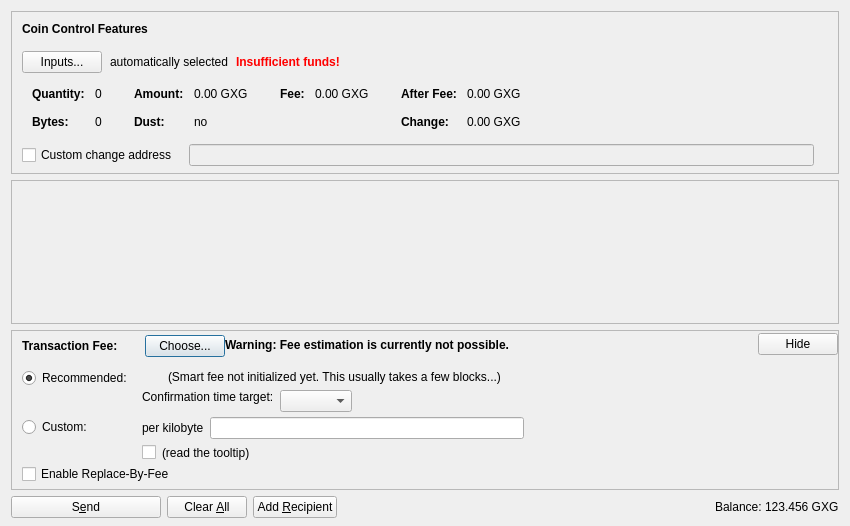
<?xml version="1.0" encoding="UTF-8"?>
<ui version="4.0">
 <class>SendCoinsDialog</class>
 <widget class="QDialog" name="SendCoinsDialog">
  <property name="geometry">
   <rect>
    <x>0</x>
    <y>0</y>
    <width>850</width>
    <height>526</height>
   </rect>
  </property>
  <property name="windowTitle">
   <string>Send Coins</string>
  </property>
  <layout class="QVBoxLayout" name="verticalLayout" stretch="0,1,0,0">
   <property name="bottomMargin">
    <number>8</number>
   </property>
   <item>
    <widget class="QFrame" name="frameCoinControl">
     <property name="sizePolicy">
      <sizepolicy hsizetype="Expanding" vsizetype="Expanding">
       <horstretch>0</horstretch>
       <verstretch>0</verstretch>
      </sizepolicy>
     </property>
     <property name="maximumSize">
      <size>
       <width>16777215</width>
       <height>16777215</height>
      </size>
     </property>
     <property name="frameShape">
      <enum>QFrame::StyledPanel</enum>
     </property>
     <property name="frameShadow">
      <enum>QFrame::Sunken</enum>
     </property>
     <layout class="QVBoxLayout" name="verticalLayoutCoinControl2">
      <property name="spacing">
       <number>0</number>
      </property>
      <property name="leftMargin">
       <number>0</number>
      </property>
      <property name="topMargin">
       <number>0</number>
      </property>
      <property name="rightMargin">
       <number>0</number>
      </property>
      <property name="bottomMargin">
       <number>6</number>
      </property>
      <item>
       <layout class="QVBoxLayout" name="verticalLayoutCoinControl" stretch="0,0,0,0,1">
        <property name="spacing">
         <number>0</number>
        </property>
        <property name="leftMargin">
         <number>10</number>
        </property>
        <property name="topMargin">
         <number>10</number>
        </property>
        <item>
         <layout class="QHBoxLayout" name="horizontalLayoutCoinControl1">
          <property name="bottomMargin">
           <number>15</number>
          </property>
          <item>
           <widget class="QLabel" name="labelCoinControlFeatures">
            <property name="sizePolicy">
             <sizepolicy hsizetype="Preferred" vsizetype="Maximum">
              <horstretch>0</horstretch>
              <verstretch>0</verstretch>
             </sizepolicy>
            </property>
            <property name="font">
             <font>
              <weight>75</weight>
              <bold>true</bold>
             </font>
            </property>
            <property name="styleSheet">
             <string notr="true">font-weight:bold;</string>
            </property>
            <property name="text">
             <string>Coin Control Features</string>
            </property>
           </widget>
          </item>
         </layout>
        </item>
        <item>
         <layout class="QHBoxLayout" name="horizontalLayoutCoinControl2" stretch="0,0,0,0">
          <property name="spacing">
           <number>8</number>
          </property>
          <property name="bottomMargin">
           <number>10</number>
          </property>
          <item>
           <widget class="QPushButton" name="pushButtonCoinControl">
            <property name="styleSheet">
             <string notr="true"/>
            </property>
            <property name="text">
             <string>Inputs...</string>
            </property>
            <property name="autoDefault">
             <bool>false</bool>
            </property>
           </widget>
          </item>
          <item>
           <widget class="QLabel" name="labelCoinControlAutomaticallySelected">
            <property name="text">
             <string>automatically selected</string>
            </property>
            <property name="margin">
             <number>5</number>
            </property>
           </widget>
          </item>
          <item>
           <widget class="QLabel" name="labelCoinControlInsuffFunds">
            <property name="font">
             <font>
              <weight>75</weight>
              <bold>true</bold>
             </font>
            </property>
            <property name="styleSheet">
             <string notr="true">color:red;font-weight:bold;</string>
            </property>
            <property name="text">
             <string>Insufficient funds!</string>
            </property>
            <property name="margin">
             <number>5</number>
            </property>
           </widget>
          </item>
          <item>
           <spacer name="horizontalSpacerCoinControl">
            <property name="orientation">
             <enum>Qt::Horizontal</enum>
            </property>
            <property name="sizeHint" stdset="0">
             <size>
              <width>40</width>
              <height>1</height>
             </size>
            </property>
           </spacer>
          </item>
         </layout>
        </item>
        <item>
         <widget class="QWidget" name="widgetCoinControl" native="true">
          <property name="sizePolicy">
           <sizepolicy hsizetype="Preferred" vsizetype="Preferred">
            <horstretch>0</horstretch>
            <verstretch>0</verstretch>
           </sizepolicy>
          </property>
          <property name="minimumSize">
           <size>
            <width>0</width>
            <height>0</height>
           </size>
          </property>
          <property name="styleSheet">
           <string notr="true"/>
          </property>
          <layout class="QHBoxLayout" name="horizontalLayoutCoinControl5">
           <property name="leftMargin">
            <number>0</number>
           </property>
           <property name="topMargin">
            <number>0</number>
           </property>
           <property name="rightMargin">
            <number>0</number>
           </property>
           <property name="bottomMargin">
            <number>0</number>
           </property>
           <item>
            <layout class="QHBoxLayout" name="horizontalLayoutCoinControl3" stretch="0,0,0,1">
             <property name="spacing">
              <number>20</number>
             </property>
             <property name="topMargin">
              <number>0</number>
             </property>
             <property name="bottomMargin">
              <number>10</number>
             </property>
             <item>
              <layout class="QFormLayout" name="formLayoutCoinControl1">
               <property name="horizontalSpacing">
                <number>10</number>
               </property>
               <property name="verticalSpacing">
                <number>14</number>
               </property>
               <property name="leftMargin">
                <number>10</number>
               </property>
               <property name="topMargin">
                <number>4</number>
               </property>
               <property name="rightMargin">
                <number>6</number>
               </property>
               <item row="0" column="0">
                <widget class="QLabel" name="labelCoinControlQuantityText">
                 <property name="font">
                  <font>
                   <weight>75</weight>
                   <bold>true</bold>
                  </font>
                 </property>
                 <property name="text">
                  <string>Quantity:</string>
                 </property>
                 <property name="margin">
                  <number>0</number>
                 </property>
                </widget>
               </item>
               <item row="0" column="1">
                <widget class="QLabel" name="labelCoinControlQuantity">
                 <property name="cursor">
                  <cursorShape>IBeamCursor</cursorShape>
                 </property>
                 <property name="contextMenuPolicy">
                  <enum>Qt::ActionsContextMenu</enum>
                 </property>
                 <property name="text">
                  <string notr="true">0</string>
                 </property>
                 <property name="margin">
                  <number>0</number>
                 </property>
                 <property name="textInteractionFlags">
                  <set>Qt::LinksAccessibleByMouse|Qt::TextSelectableByKeyboard|Qt::TextSelectableByMouse</set>
                 </property>
                </widget>
               </item>
               <item row="1" column="0">
                <widget class="QLabel" name="labelCoinControlBytesText">
                 <property name="font">
                  <font>
                   <weight>75</weight>
                   <bold>true</bold>
                  </font>
                 </property>
                 <property name="text">
                  <string>Bytes:</string>
                 </property>
                </widget>
               </item>
               <item row="1" column="1">
                <widget class="QLabel" name="labelCoinControlBytes">
                 <property name="cursor">
                  <cursorShape>IBeamCursor</cursorShape>
                 </property>
                 <property name="contextMenuPolicy">
                  <enum>Qt::ActionsContextMenu</enum>
                 </property>
                 <property name="text">
                  <string notr="true">0</string>
                 </property>
                 <property name="textInteractionFlags">
                  <set>Qt::LinksAccessibleByMouse|Qt::TextSelectableByKeyboard|Qt::TextSelectableByMouse</set>
                 </property>
                </widget>
               </item>
              </layout>
             </item>
             <item>
              <layout class="QFormLayout" name="formLayoutCoinControl2">
               <property name="horizontalSpacing">
                <number>10</number>
               </property>
               <property name="verticalSpacing">
                <number>14</number>
               </property>
               <property name="leftMargin">
                <number>6</number>
               </property>
               <property name="topMargin">
                <number>4</number>
               </property>
               <property name="rightMargin">
                <number>6</number>
               </property>
               <item row="0" column="0">
                <widget class="QLabel" name="labelCoinControlAmountText">
                 <property name="font">
                  <font>
                   <weight>75</weight>
                   <bold>true</bold>
                  </font>
                 </property>
                 <property name="text">
                  <string>Amount:</string>
                 </property>
                 <property name="margin">
                  <number>0</number>
                 </property>
                </widget>
               </item>
               <item row="0" column="1">
                <widget class="QLabel" name="labelCoinControlAmount">
                 <property name="cursor">
                  <cursorShape>IBeamCursor</cursorShape>
                 </property>
                 <property name="contextMenuPolicy">
                  <enum>Qt::ActionsContextMenu</enum>
                 </property>
                 <property name="text">
                  <string notr="true">0.00 GXG</string>
                 </property>
                 <property name="textInteractionFlags">
                  <set>Qt::LinksAccessibleByMouse|Qt::TextSelectableByKeyboard|Qt::TextSelectableByMouse</set>
                 </property>
                </widget>
               </item>
               <item row="1" column="0">
                <widget class="QLabel" name="labelCoinControlLowOutputText">
                 <property name="font">
                  <font>
                   <weight>75</weight>
                   <bold>true</bold>
                  </font>
                 </property>
                 <property name="text">
                  <string>Dust:</string>
                 </property>
                </widget>
               </item>
               <item row="1" column="1">
                <widget class="QLabel" name="labelCoinControlLowOutput">
                 <property name="cursor">
                  <cursorShape>IBeamCursor</cursorShape>
                 </property>
                 <property name="contextMenuPolicy">
                  <enum>Qt::ActionsContextMenu</enum>
                 </property>
                 <property name="text">
                  <string notr="true">no</string>
                 </property>
                 <property name="textInteractionFlags">
                  <set>Qt::LinksAccessibleByMouse|Qt::TextSelectableByKeyboard|Qt::TextSelectableByMouse</set>
                 </property>
                </widget>
               </item>
              </layout>
             </item>
             <item>
              <layout class="QFormLayout" name="formLayoutCoinControl3">
               <property name="horizontalSpacing">
                <number>10</number>
               </property>
               <property name="verticalSpacing">
                <number>14</number>
               </property>
               <property name="leftMargin">
                <number>6</number>
               </property>
               <property name="topMargin">
                <number>4</number>
               </property>
               <property name="rightMargin">
                <number>6</number>
               </property>
               <item row="0" column="0">
                <widget class="QLabel" name="labelCoinControlFeeText">
                 <property name="font">
                  <font>
                   <weight>75</weight>
                   <bold>true</bold>
                  </font>
                 </property>
                 <property name="text">
                  <string>Fee:</string>
                 </property>
                 <property name="margin">
                  <number>0</number>
                 </property>
                </widget>
               </item>
               <item row="0" column="1">
                <widget class="QLabel" name="labelCoinControlFee">
                 <property name="cursor">
                  <cursorShape>IBeamCursor</cursorShape>
                 </property>
                 <property name="contextMenuPolicy">
                  <enum>Qt::ActionsContextMenu</enum>
                 </property>
                 <property name="text">
                  <string notr="true">0.00 GXG</string>
                 </property>
                 <property name="textInteractionFlags">
                  <set>Qt::LinksAccessibleByMouse|Qt::TextSelectableByKeyboard|Qt::TextSelectableByMouse</set>
                 </property>
                </widget>
               </item>
              </layout>
             </item>
             <item>
              <layout class="QFormLayout" name="formLayoutCoinControl4">
               <property name="horizontalSpacing">
                <number>10</number>
               </property>
               <property name="verticalSpacing">
                <number>14</number>
               </property>
               <property name="leftMargin">
                <number>6</number>
               </property>
               <property name="topMargin">
                <number>4</number>
               </property>
               <property name="rightMargin">
                <number>6</number>
               </property>
               <item row="0" column="0">
                <widget class="QLabel" name="labelCoinControlAfterFeeText">
                 <property name="font">
                  <font>
                   <weight>75</weight>
                   <bold>true</bold>
                  </font>
                 </property>
                 <property name="text">
                  <string>After Fee:</string>
                 </property>
                 <property name="margin">
                  <number>0</number>
                 </property>
                </widget>
               </item>
               <item row="0" column="1">
                <widget class="QLabel" name="labelCoinControlAfterFee">
                 <property name="cursor">
                  <cursorShape>IBeamCursor</cursorShape>
                 </property>
                 <property name="contextMenuPolicy">
                  <enum>Qt::ActionsContextMenu</enum>
                 </property>
                 <property name="text">
                  <string notr="true">0.00 GXG</string>
                 </property>
                 <property name="textInteractionFlags">
                  <set>Qt::LinksAccessibleByMouse|Qt::TextSelectableByKeyboard|Qt::TextSelectableByMouse</set>
                 </property>
                </widget>
               </item>
               <item row="1" column="0">
                <widget class="QLabel" name="labelCoinControlChangeText">
                 <property name="font">
                  <font>
                   <weight>75</weight>
                   <bold>true</bold>
                  </font>
                 </property>
                 <property name="text">
                  <string>Change:</string>
                 </property>
                </widget>
               </item>
               <item row="1" column="1">
                <widget class="QLabel" name="labelCoinControlChange">
                 <property name="cursor">
                  <cursorShape>IBeamCursor</cursorShape>
                 </property>
                 <property name="contextMenuPolicy">
                  <enum>Qt::ActionsContextMenu</enum>
                 </property>
                 <property name="text">
                  <string notr="true">0.00 GXG</string>
                 </property>
                 <property name="textInteractionFlags">
                  <set>Qt::LinksAccessibleByMouse|Qt::TextSelectableByKeyboard|Qt::TextSelectableByMouse</set>
                 </property>
                </widget>
               </item>
              </layout>
             </item>
            </layout>
           </item>
          </layout>
         </widget>
        </item>
        <item>
         <layout class="QHBoxLayout" name="horizontalLayoutCoinControl4" stretch="0,0,0">
          <property name="spacing">
           <number>12</number>
          </property>
          <property name="sizeConstraint">
           <enum>QLayout::SetDefaultConstraint</enum>
          </property>
          <property name="topMargin">
           <number>5</number>
          </property>
          <property name="rightMargin">
           <number>5</number>
          </property>
          <item>
           <widget class="QCheckBox" name="checkBoxCoinControlChange">
            <property name="toolTip">
             <string>If this is activated, but the change address is empty or invalid, change will be sent to a newly generated address.</string>
            </property>
            <property name="text">
             <string>Custom change address</string>
            </property>
           </widget>
          </item>
          <item>
           <widget class="QValidatedLineEdit" name="lineEditCoinControlChange">
            <property name="enabled">
             <bool>false</bool>
            </property>
            <property name="sizePolicy">
             <sizepolicy hsizetype="Expanding" vsizetype="Fixed">
              <horstretch>0</horstretch>
              <verstretch>0</verstretch>
             </sizepolicy>
            </property>
           </widget>
          </item>
          <item>
           <widget class="QLabel" name="labelCoinControlChangeLabel">
            <property name="sizePolicy">
             <sizepolicy hsizetype="Preferred" vsizetype="Expanding">
              <horstretch>0</horstretch>
              <verstretch>0</verstretch>
             </sizepolicy>
            </property>
            <property name="minimumSize">
             <size>
              <width>0</width>
              <height>0</height>
             </size>
            </property>
            <property name="text">
             <string/>
            </property>
            <property name="margin">
             <number>3</number>
            </property>
           </widget>
          </item>
         </layout>
        </item>
        <item>
         <spacer name="verticalSpacerCoinControl">
          <property name="orientation">
           <enum>Qt::Vertical</enum>
          </property>
          <property name="sizeHint" stdset="0">
           <size>
            <width>800</width>
            <height>1</height>
           </size>
          </property>
         </spacer>
        </item>
       </layout>
      </item>
     </layout>
    </widget>
   </item>
   <item>
    <widget class="QScrollArea" name="scrollArea">
     <property name="widgetResizable">
      <bool>true</bool>
     </property>
     <widget class="QWidget" name="scrollAreaWidgetContents">
      <property name="geometry">
       <rect>
        <x>0</x>
        <y>0</y>
        <width>830</width>
        <height>104</height>
       </rect>
      </property>
      <layout class="QVBoxLayout" name="verticalLayout_2" stretch="0,1">
       <property name="leftMargin">
        <number>0</number>
       </property>
       <property name="topMargin">
        <number>0</number>
       </property>
       <property name="rightMargin">
        <number>0</number>
       </property>
       <property name="bottomMargin">
        <number>0</number>
       </property>
       <item>
        <layout class="QVBoxLayout" name="entries">
         <property name="spacing">
          <number>6</number>
         </property>
        </layout>
       </item>
       <item>
        <spacer name="verticalSpacer">
         <property name="orientation">
          <enum>Qt::Vertical</enum>
         </property>
         <property name="sizeHint" stdset="0">
          <size>
           <width>20</width>
           <height>40</height>
          </size>
         </property>
        </spacer>
       </item>
      </layout>
     </widget>
    </widget>
   </item>
   <item>
    <widget class="QFrame" name="frameFee">
     <property name="sizePolicy">
      <sizepolicy hsizetype="Expanding" vsizetype="Expanding">
       <horstretch>0</horstretch>
       <verstretch>0</verstretch>
      </sizepolicy>
     </property>
     <property name="maximumSize">
      <size>
       <width>16777215</width>
       <height>16777215</height>
      </size>
     </property>
     <property name="frameShape">
      <enum>QFrame::StyledPanel</enum>
     </property>
     <property name="frameShadow">
      <enum>QFrame::Sunken</enum>
     </property>
     <layout class="QVBoxLayout" name="verticalLayoutFee1">
      <property name="spacing">
       <number>0</number>
      </property>
      <property name="leftMargin">
       <number>0</number>
      </property>
      <property name="topMargin">
       <number>0</number>
      </property>
      <property name="rightMargin">
       <number>0</number>
      </property>
      <property name="bottomMargin">
       <number>0</number>
      </property>
      <item>
       <layout class="QVBoxLayout" name="verticalLayoutFee2" stretch="0,0,0">
        <property name="spacing">
         <number>0</number>
        </property>
        <property name="leftMargin">
         <number>10</number>
        </property>
        <property name="topMargin">
         <number>0</number>
        </property>
        <item>
         <layout class="QHBoxLayout" name="horizontalLayoutFee1">
          <property name="bottomMargin">
           <number>0</number>
          </property>
          <item>
           <layout class="QVBoxLayout" name="verticalLayoutFee7">
            <property name="spacing">
             <number>0</number>
            </property>
            <item>
             <spacer name="verticalSpacerSmartFee">
              <property name="orientation">
               <enum>Qt::Vertical</enum>
              </property>
              <property name="sizeType">
               <enum>QSizePolicy::Fixed</enum>
              </property>
              <property name="sizeHint" stdset="0">
               <size>
                <width>1</width>
                <height>4</height>
               </size>
              </property>
             </spacer>
            </item>
            <item>
             <layout class="QHBoxLayout" name="horizontalLayoutSmartFee">
              <property name="spacing">
               <number>10</number>
              </property>
              <item>
               <widget class="QLabel" name="labelFeeHeadline">
                <property name="sizePolicy">
                 <sizepolicy hsizetype="Preferred" vsizetype="Maximum">
                  <horstretch>0</horstretch>
                  <verstretch>0</verstretch>
                 </sizepolicy>
                </property>
                <property name="font">
                 <font>
                  <weight>75</weight>
                  <bold>true</bold>
                 </font>
                </property>
                <property name="styleSheet">
                 <string notr="true">font-weight:bold;</string>
                </property>
                <property name="text">
                 <string>Transaction Fee:</string>
                </property>
               </widget>
              </item>
              <item>
               <widget class="QLabel" name="labelFeeMinimized">
                <property name="text">
                 <string/>
                </property>
               </widget>
              </item>
              <item>
               <widget class="QPushButton" name="buttonChooseFee">
                <property name="text">
                 <string>Choose...</string>
                </property>
               </widget>
              </item>
             </layout>
            </item>
            <item>
             <spacer name="verticalSpacer_5">
              <property name="orientation">
               <enum>Qt::Vertical</enum>
              </property>
              <property name="sizeHint" stdset="0">
               <size>
                <width>1</width>
                <height>1</height>
               </size>
              </property>
             </spacer>
            </item>
           </layout>
          </item>
          <item>
           <widget class="QLabel" name="fallbackFeeWarningLabel">
            <property name="toolTip">
             <string>Using the fallbackfee can result in sending a transaction that will take several hours or days (or never) to confirm. Consider choosing your fee manually or wait until you have validated the complete chain.</string>
            </property>
            <property name="font">
            <font>
                <weight>75</weight>
                <bold>true</bold>
            </font>
            </property>
            <property name="text">
             <string>Warning: Fee estimation is currently not possible.</string>
            </property>
            <property name="wordWrap">
             <bool>false</bool>
            </property>
           </widget>
          </item>
          <item>
           <spacer name="horizontalSpacer_4">
            <property name="orientation">
             <enum>Qt::Horizontal</enum>
            </property>
            <property name="sizeType">
             <enum>QSizePolicy::MinimumExpanding</enum>
            </property>
            <property name="sizeHint" stdset="0">
             <size>
              <width>40</width>
              <height>20</height>
             </size>
            </property>
           </spacer>
          </item>
          <item>
           <widget class="QPushButton" name="buttonMinimizeFee">
            <property name="toolTip">
             <string>collapse fee-settings</string>
            </property>
            <property name="text">
             <string>Hide</string>
            </property>
           </widget>
          </item>
         </layout>
        </item>
        <item>
         <widget class="QFrame" name="frameFeeSelection">
          <layout class="QVBoxLayout" name="verticalLayoutFee12">
           <property name="spacing">
            <number>0</number>
           </property>
           <property name="leftMargin">
            <number>0</number>
           </property>
           <property name="topMargin">
            <number>0</number>
           </property>
           <property name="rightMargin">
            <number>0</number>
           </property>
           <property name="bottomMargin">
            <number>0</number>
           </property>
           <item>
            <layout class="QGridLayout" name="gridLayoutFee">
             <property name="topMargin">
              <number>10</number>
             </property>
             <property name="bottomMargin">
              <number>4</number>
             </property>
             <property name="horizontalSpacing">
              <number>10</number>
             </property>
             <property name="verticalSpacing">
              <number>4</number>
             </property>
             <item row="1" column="1">
              <layout class="QVBoxLayout" name="verticalLayoutFee8">
               <property name="spacing">
                <number>6</number>
               </property>
               <item>
                <layout class="QHBoxLayout" name="horizontalLayoutFee13">
                 <item>
                  <widget class="QLabel" name="labelCustomPerKilobyte">
                   <property name="toolTip">
                    <string>If the custom fee is set to 1000 satoshis and the transaction is only 250 bytes, then &quot;per kilobyte&quot; only pays 250 satoshis in fee, while &quot;total at least&quot; pays 1000 satoshis. For transactions bigger than a kilobyte both pay by kilobyte.</string>
                   </property>
                   <property name="text">
                    <string>per kilobyte</string>
                   </property>
                  </widget>
                 </item>
                 <item>
                  <widget class="GroincoinAmountField" name="customFee"/>
                 </item>
                 <item>
                  <spacer name="horizontalSpacer_6">
                   <property name="orientation">
                    <enum>Qt::Horizontal</enum>
                   </property>
                   <property name="sizeHint" stdset="0">
                    <size>
                     <width>1</width>
                     <height>1</height>
                    </size>
                   </property>
                  </spacer>
                 </item>
                </layout>
               </item>
               <item>
                <layout class="QHBoxLayout" name="horizontalLayoutFee8">
                 <item>
                  <widget class="QCheckBox" name="checkBoxMinimumFee">
                   <property name="toolTip">
                    <string>Paying only the minimum fee is just fine as long as there is less transaction volume than space in the blocks. But be aware that this can end up in a never confirming transaction once there is more demand for groincoin transactions than the network can process.</string>
                   </property>
                   <property name="text">
                    <string/>
                   </property>
                  </widget>
                 </item>
                 <item>
                  <widget class="QLabel" name="labelMinFeeWarning">
                   <property name="enabled">
                    <bool>true</bool>
                   </property>
                   <property name="toolTip">
                    <string>Paying only the minimum fee is just fine as long as there is less transaction volume than space in the blocks. But be aware that this can end up in a never confirming transaction once there is more demand for groincoin transactions than the network can process.</string>
                   </property>
                   <property name="text">
                    <string>(read the tooltip)</string>
                   </property>
                   <property name="margin">
                    <number>5</number>
                   </property>
                  </widget>
                 </item>
                 <item>
                  <spacer name="horizontalSpacer_2">
                   <property name="orientation">
                    <enum>Qt::Horizontal</enum>
                   </property>
                   <property name="sizeHint" stdset="0">
                    <size>
                     <width>1</width>
                     <height>1</height>
                    </size>
                   </property>
                  </spacer>
                 </item>
                </layout>
               </item>
              </layout>
             </item>
             <item row="0" column="0">
              <layout class="QVBoxLayout" name="verticalLayoutFee4" stretch="0,1">
               <item>
                <widget class="QRadioButton" name="radioSmartFee">
                 <property name="text">
                  <string>Recommended:</string>
                 </property>
                 <property name="checked">
                  <bool>true</bool>
                 </property>
                 <attribute name="buttonGroup">
                  <string notr="true">groupFee</string>
                 </attribute>
                </widget>
               </item>
               <item>
                <spacer name="verticalSpacer_2">
                 <property name="orientation">
                  <enum>Qt::Vertical</enum>
                 </property>
                 <property name="sizeHint" stdset="0">
                  <size>
                   <width>1</width>
                   <height>1</height>
                  </size>
                 </property>
                </spacer>
               </item>
              </layout>
             </item>
             <item row="1" column="0">
              <layout class="QVBoxLayout" name="verticalLayoutFee9" stretch="0,1">
               <item>
                <widget class="QRadioButton" name="radioCustomFee">
                 <property name="text">
                  <string>Custom:</string>
                 </property>
                 <attribute name="buttonGroup">
                  <string notr="true">groupFee</string>
                 </attribute>
                </widget>
               </item>
               <item>
                <spacer name="verticalSpacer_6">
                 <property name="orientation">
                  <enum>Qt::Vertical</enum>
                 </property>
                 <property name="sizeHint" stdset="0">
                  <size>
                   <width>1</width>
                   <height>1</height>
                  </size>
                 </property>
                </spacer>
               </item>
              </layout>
             </item>
             <item row="0" column="1">
              <layout class="QVBoxLayout" name="verticalLayoutFee3" stretch="0,0,1">
               <property name="spacing">
                <number>6</number>
               </property>
               <property name="topMargin">
                <number>2</number>
               </property>
               <item>
                <layout class="QHBoxLayout" name="horizontalLayoutFee12">
                 <item>
                  <widget class="QLabel" name="labelSmartFee">
                   <property name="text">
                    <string/>
                   </property>
                   <property name="margin">
                    <number>2</number>
                   </property>
                  </widget>
                 </item>
                 <item>
                  <widget class="QLabel" name="labelFeeEstimation">
                   <property name="text">
                    <string/>
                   </property>
                  </widget>
                 </item>
                 <item>
                  <widget class="QLabel" name="labelSmartFee2">
                   <property name="text">
                    <string>(Smart fee not initialized yet. This usually takes a few blocks...)</string>
                   </property>
                   <property name="margin">
                    <number>2</number>
                   </property>
                  </widget>
                 </item>
                 <item>
                  <spacer name="horizontalSpacer_5">
                   <property name="orientation">
                    <enum>Qt::Horizontal</enum>
                   </property>
                   <property name="sizeHint" stdset="0">
                    <size>
                     <width>1</width>
                     <height>1</height>
                    </size>
                   </property>
                  </spacer>
                 </item>
                </layout>
               </item>
               <item>
                <layout class="QHBoxLayout" name="horizontalLayoutFee9">
                 <item>
                  <layout class="QVBoxLayout" name="verticalLayoutFee6">
                   <item>
                    <widget class="QLabel" name="labelSmartFee3">
                     <property name="text">
                      <string>Confirmation time target:</string>
                     </property>
                     <property name="margin">
                      <number>2</number>
                     </property>
                    </widget>
                   </item>
                   <item>
                    <spacer name="verticalSpacer_3">
                     <property name="orientation">
                      <enum>Qt::Vertical</enum>
                     </property>
                     <property name="sizeHint" stdset="0">
                      <size>
                       <width>1</width>
                       <height>1</height>
                      </size>
                     </property>
                    </spacer>
                   </item>
                  </layout>
                 </item>
                 <item>
                  <layout class="QVBoxLayout" name="verticalLayoutFee5">
                   <property name="rightMargin">
                    <number>30</number>
                   </property>
                   <item>
                    <layout class="QHBoxLayout" name="horizontalLayoutConfTarget">
                     <property name="bottomMargin">
                      <number>0</number>
                     </property>
                     <item>
                      <widget class="QComboBox" name="confTargetSelector"/>
                     </item>
                     <item>
                      <spacer name="horizontalSpacerConfTarget">
                       <property name="orientation">
                        <enum>Qt::Horizontal</enum>
                       </property>
                       <property name="sizeHint" stdset="0">
                        <size>
                         <width>40</width>
                         <height>20</height>
                        </size>
                       </property>
                      </spacer>
                     </item>
                    </layout>
                   </item>
                  </layout>
                 </item>
                </layout>
               </item>
               <item>
                <spacer name="verticalSpacer_4">
                 <property name="orientation">
                  <enum>Qt::Vertical</enum>
                 </property>
                 <property name="sizeHint" stdset="0">
                  <size>
                   <width>1</width>
                   <height>1</height>
                  </size>
                 </property>
                </spacer>
               </item>
              </layout>
             </item>
            </layout>
           </item>
           <item>
            <widget class="QCheckBox" name="optInRBF">
             <property name="text">
              <string>Enable Replace-By-Fee</string>
             </property>
             <property name="toolTip">
              <string>With Replace-By-Fee (BIP-125) you can increase a transaction's fee after it is sent. Without this, a higher fee may be recommended to compensate for increased transaction delay risk.</string>
             </property>
            </widget>
           </item>
          </layout>
         </widget>
        </item>
        <item>
         <spacer name="verticalSpacerFee">
          <property name="orientation">
           <enum>Qt::Vertical</enum>
          </property>
          <property name="sizeHint" stdset="0">
           <size>
            <width>40</width>
            <height>5</height>
           </size>
          </property>
         </spacer>
        </item>
       </layout>
      </item>
     </layout>
    </widget>
   </item>
   <item>
    <layout class="QHBoxLayout" name="horizontalLayout">
     <item>
      <widget class="QPushButton" name="sendButton">
       <property name="minimumSize">
        <size>
         <width>150</width>
         <height>0</height>
        </size>
       </property>
       <property name="toolTip">
        <string>Confirm the send action</string>
       </property>
       <property name="text">
        <string>S&amp;end</string>
       </property>
       <property name="icon">
        <iconset resource="../groincoin.qrc">
         <normaloff>:/icons/send</normaloff>:/icons/send</iconset>
       </property>
       <property name="autoDefault">
        <bool>false</bool>
       </property>
       <property name="default">
        <bool>false</bool>
       </property>
      </widget>
     </item>
     <item>
      <widget class="QPushButton" name="clearButton">
       <property name="sizePolicy">
        <sizepolicy hsizetype="Minimum" vsizetype="Fixed">
         <horstretch>0</horstretch>
         <verstretch>0</verstretch>
        </sizepolicy>
       </property>
       <property name="toolTip">
        <string>Clear all fields of the form.</string>
       </property>
       <property name="text">
        <string>Clear &amp;All</string>
       </property>
       <property name="icon">
        <iconset resource="../groincoin.qrc">
         <normaloff>:/icons/remove</normaloff>:/icons/remove</iconset>
       </property>
       <property name="autoDefault">
        <bool>false</bool>
       </property>
      </widget>
     </item>
     <item>
      <widget class="QPushButton" name="addButton">
       <property name="toolTip">
        <string>Send to multiple recipients at once</string>
       </property>
       <property name="text">
        <string>Add &amp;Recipient</string>
       </property>
       <property name="icon">
        <iconset resource="../groincoin.qrc">
         <normaloff>:/icons/add</normaloff>:/icons/add</iconset>
       </property>
       <property name="autoDefault">
        <bool>false</bool>
       </property>
      </widget>
     </item>
     <item>
      <spacer name="horizontalSpacer">
       <property name="orientation">
        <enum>Qt::Horizontal</enum>
       </property>
       <property name="sizeHint" stdset="0">
        <size>
         <width>40</width>
         <height>20</height>
        </size>
       </property>
      </spacer>
     </item>
     <item>
      <layout class="QHBoxLayout" name="horizontalLayout_2">
       <property name="spacing">
        <number>3</number>
       </property>
       <item>
        <widget class="QLabel" name="label">
         <property name="sizePolicy">
          <sizepolicy hsizetype="Preferred" vsizetype="Fixed">
           <horstretch>0</horstretch>
           <verstretch>0</verstretch>
          </sizepolicy>
         </property>
         <property name="text">
          <string>Balance:</string>
         </property>
        </widget>
       </item>
       <item>
        <widget class="QLabel" name="labelBalance">
         <property name="sizePolicy">
          <sizepolicy hsizetype="Preferred" vsizetype="Fixed">
           <horstretch>0</horstretch>
           <verstretch>0</verstretch>
          </sizepolicy>
         </property>
         <property name="cursor">
          <cursorShape>IBeamCursor</cursorShape>
         </property>
         <property name="text">
          <string notr="true">123.456 GXG</string>
         </property>
         <property name="textInteractionFlags">
          <set>Qt::LinksAccessibleByMouse|Qt::TextSelectableByKeyboard|Qt::TextSelectableByMouse</set>
         </property>
        </widget>
       </item>
      </layout>
     </item>
    </layout>
   </item>
  </layout>
 </widget>
 <customwidgets>
  <customwidget>
   <class>QValidatedLineEdit</class>
   <extends>QLineEdit</extends>
   <header>qt/qvalidatedlineedit.h</header>
  </customwidget>
  <customwidget>
   <class>GroincoinAmountField</class>
   <extends>QLineEdit</extends>
   <header>qt/groincoinamountfield.h</header>
   <container>1</container>
  </customwidget>
 </customwidgets>
 <resources>
  <include location="../groincoin.qrc"/>
 </resources>
 <connections/>
 <buttongroups>
  <buttongroup name="groupFee"/>
 </buttongroups>
</ui>
